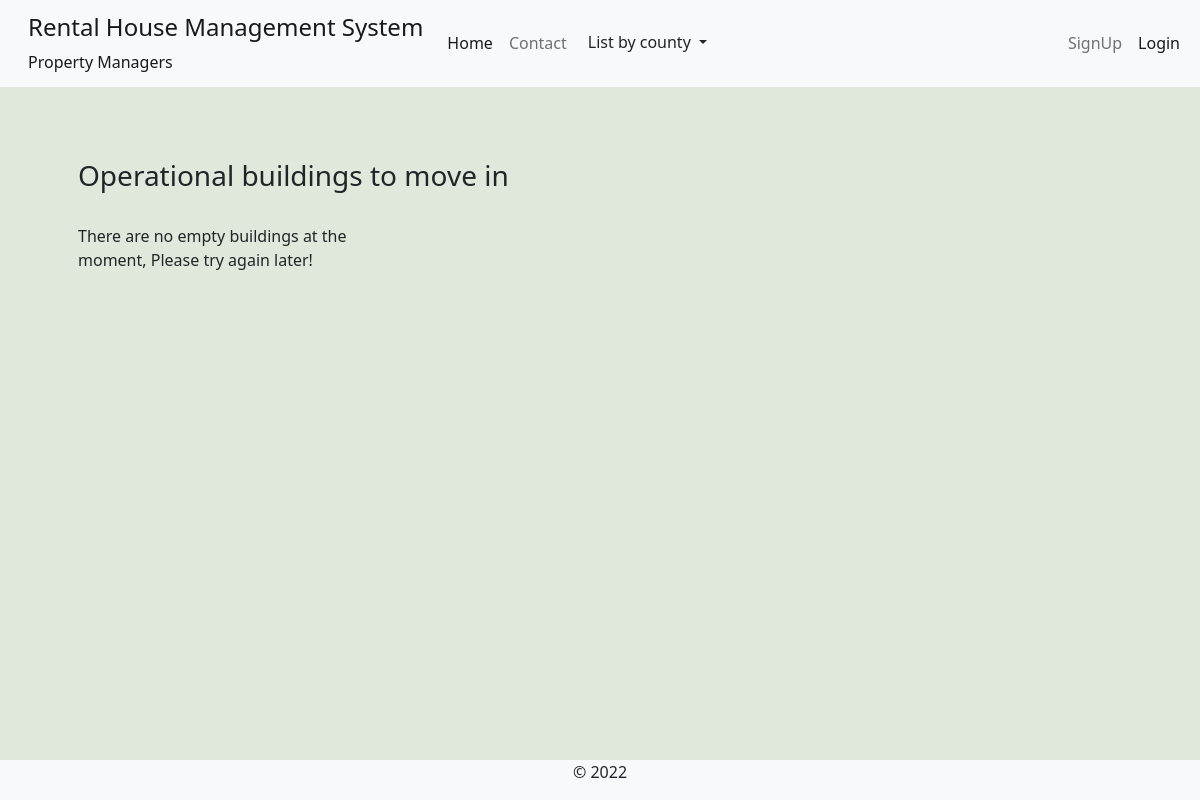
Before: / with the older database file.
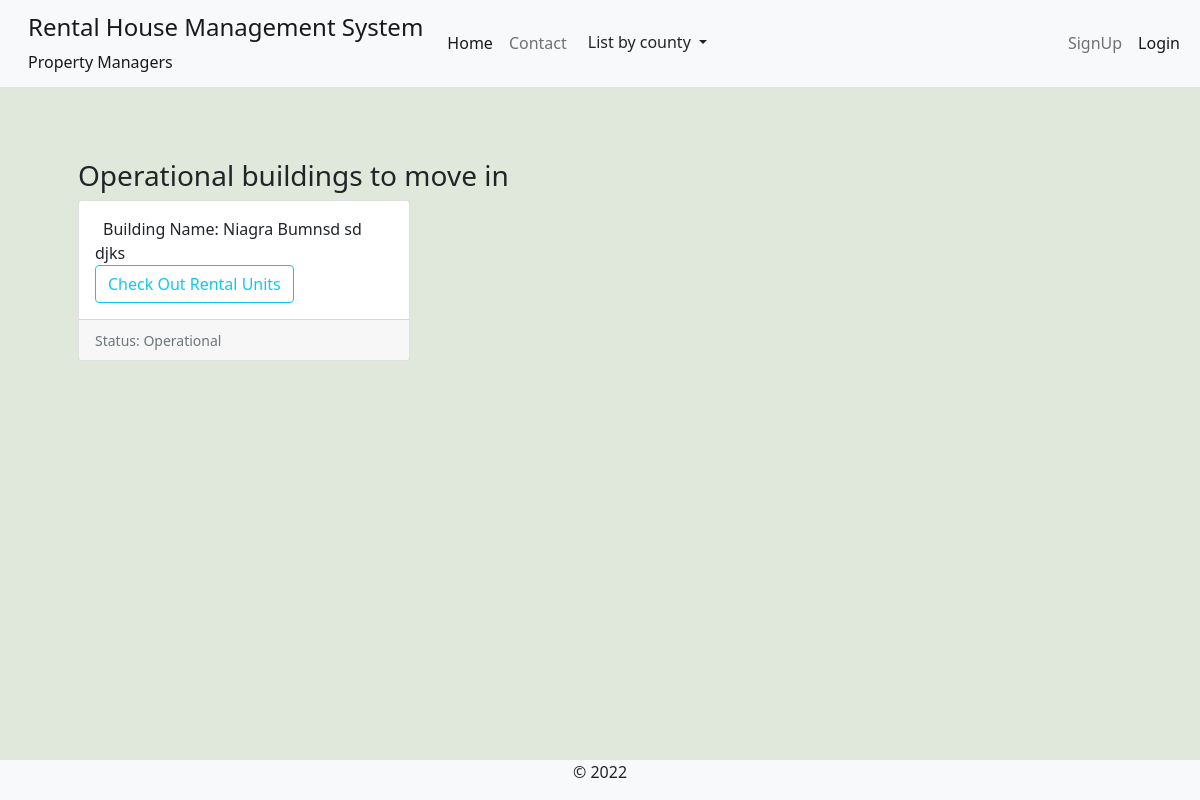
After: the same page with the newer database file.
### rental_property/models.py (models this page shows, shortened)
class Building(models.Model):
    STATUS_CHOICES = [
        ('op', 'Operational'),
        ('um', 'Under Maintanance'),
        ('fo', 'Fully Occupied'),
        ('dc', 'Decomisioned'),
    ]
    estate = models.ForeignKey(Estate, on_delete=models.CASCADE, null=True, blank=True)
    name = models.CharField(max_length=100)
    slug = models.SlugField(max_length=100, unique=True)
    registered_owner = models.CharField(max_length=50)
    manager = models.ForeignKey(Managers, on_delete=models.CASCADE, related_name='building_manager')
    added_by = models.ForeignKey(User, on_delete=models.DO_NOTHING)
    address_line = models.CharField(max_length=50)
    county = models.ForeignKey(Counties, on_delete=models.CASCADE)
    country = models.CharField(max_length=50, default='Kenya')
    building_status = models.CharField(max_length=5, choices=STATUS_CHOICES)
    added = models.DateTimeField(default=datetime.now)
    updated = models.DateTimeField(auto_now=True)
    def get_url(self):
        return reverse('building-units', args=[self.slug])

### rental_property/views.py (the view)
# urls.py: path('', views.buildings, name='operational-buildings'),
def buildings(request):
    operational_buildings = Building.objects.filter(building_status='op')
    context = {'operational_buildings':operational_buildings,}
    return render(request, 'rental_property/available_buildings.html', context)

### rental_property/context_processors.py (called while the page is built)
def counties_links(request):
    county_links = Counties.objects.all()
    return dict(county_links=county_links)

def my_managed_buildings(request):
    user_instance = request.user
    if user_instance.is_authenticated:
        manager_instance = Managers.objects.filter(associated_account=user_instance)[:1]
        managed_buildings = Building.objects.filter(manager=manager_instance)
        return dict(managed_buildings=managed_buildings)
    else:
        return {'False': False,}

### rental_property/models.py (called while the page is built)
    def get_url(self):
        return reverse('by-county', args=[self.slug])

### rental_property/templates/rental_property/available_buildings.html (shortened to what this page needs)
{% extends 'base.html' %}
{% block content %}
<br/>
<section class="container p-5">
    <h3> Operational buildings to move in </h3>
    <div class="row row-cols-1 row-cols-md-3 g-4">
        {% for building in operational_buildings %}
        <div class="col">
            <div class="card h-100">
                <div class="card-body">
                    <span class="p-2 card-title">Building Name: {{ building.name }}</span> <br>
                    <a class="btn btn-outline-info" href="{{building.get_url}}"> Check Out Rental Units </a>
                </div>
                <div class="card-footer">
                    <small class="text-muted">Status: {{building.get_building_status_display}}</small>
                </div>
            </div>
        </div>
        {% empty %}
        <div class="row g-4">
            <p> There are no empty buildings at the moment, Please try again later! </p>
        </div>
        {% endfor%}
    </div>
</section>
{% endblock %}

### templates/base.html (shortened to what this page needs)
{% load static %}
{% load i18n %}
<!doctype html>
<html lang="en">
  <head>
    <link href="https://cdn.jsdelivr.net/npm/bootstrap@5.0.2/dist/css/bootstrap.min.css" rel="stylesheet">
    <link type="text/css" href="{% static 'css/main.css' %}" rel="stylesheet">
    <link rel="stylesheet" href="https://cdnjs.cloudflare.com/ajax/libs/font-awesome/4.7.0/css/font-awesome.min.css">
    <link rel="stylesheet" href="https://pro.fontawesome.com/releases/v5.11.2/css/all.css">
  </head>
  <body class="d-flex flex-column min-vh-100" style="background-color: #dfe8da;">
    <nav class="navbar navbar-expand-lg navbar-light bg-light" aria-label="main-nav">
        <div class="container-fluid">
          <a class="navbar-brand align" href="#">
                <div class="d-flex">
                    <div class="ms-3 d-flex flex-column">
                        <div class="h4">Rental House Management System </div>
                        <div class="fs-6">Property Managers</div>
                    </div>
                </div>
            </a>
            <div class="collapse navbar-collapse" id="mynav">
                <ul class="navbar-nav mb-lg-0">
                    <li class="nav-item"> <a class="nav-link active" aria-current="page" href="{% url 'operational-buildings' %}">Home</a> </li>
                    <li class="nav-item"> <a class="nav-link" aria-current="page" href="{% url 'contact' %}">Contact</a> </li>
                    <li class="nav-item">
                      <div class="dropdown">
                        <button class="btn dropdown-toggle" type="button" id="dropdownMenuButton" data-bs-toggle="dropdown" aria-haspopup="true" aria-expanded="false">
                          List by county
                        </button>
                      </div>
                    </li>
                </ul>
                </div>
                {% if request.user.is_authenticated %}
                <div class="collapse navbar-collapse" id="mynav">
                  <div class="dropdown">
                    <a href="#" class="btn dropdown-toggle" type="button" id="dropdownMenuButton" data-bs-toggle="dropdown" aria-haspopup="true" aria-expanded="false">
                      <em class="fas fa-user-circle"></em> {{ request.user.username }}
                    </a>
                    <div class="dropdown-menu dropdown-menu-end" aria-labelledby="dropdownMenuButton">
                      <a href="{% url 'profile' %}" class="dropdown-item" class="dropdown-item"> Profile</a>
                      <a href="#" class="dropdown-item" class="dropdown-item"> My History</a>
                      <a href="{% url 'account_logout' %}" class="dropdown-item" type="button">Logout</a>
                    </div>
                  </div>
                </div>
                {% else %}
                <div class="collapse navbar-collapse" id="mynav">
                  <ul class="navbar-nav ms-auto mb-2 mb-lg-0">
                    <li class="nav-item"> <a class="nav-link" href="{% url 'account_signup' %}" type="button">SignUp</a></li>
                    <li class="nav-item"> <a class="nav-link active" href="{% url 'account_login' %}" type="button">Login</a></li>
                  </ul>
                </div>
                {% endif %}
            </div>
    </nav>
    {% block content %}	{% endblock content%}
    <footer class="mt-auto bg-light">
        <p class="text-center ">&copy; 2022</p>
  </footer>
  </body>
</html>

### static/css/main.css (style rules this page uses)
:root { --header-height: 3rem; --nav-width: 68px; --first-color-light: #AFA5D9; --white-color: #F7F6FB; --body-font: 'Nunito', sans-serif; --normal-font-size: 1rem; --z-fixed: 100 }

Changed rows visible on the page:
added Building: name "Niagra Bumnsd sd djks", building_status "Operational"
Other visible differences:
text no longer shown: "There are no empty buildings at the moment, Please try again later!"
